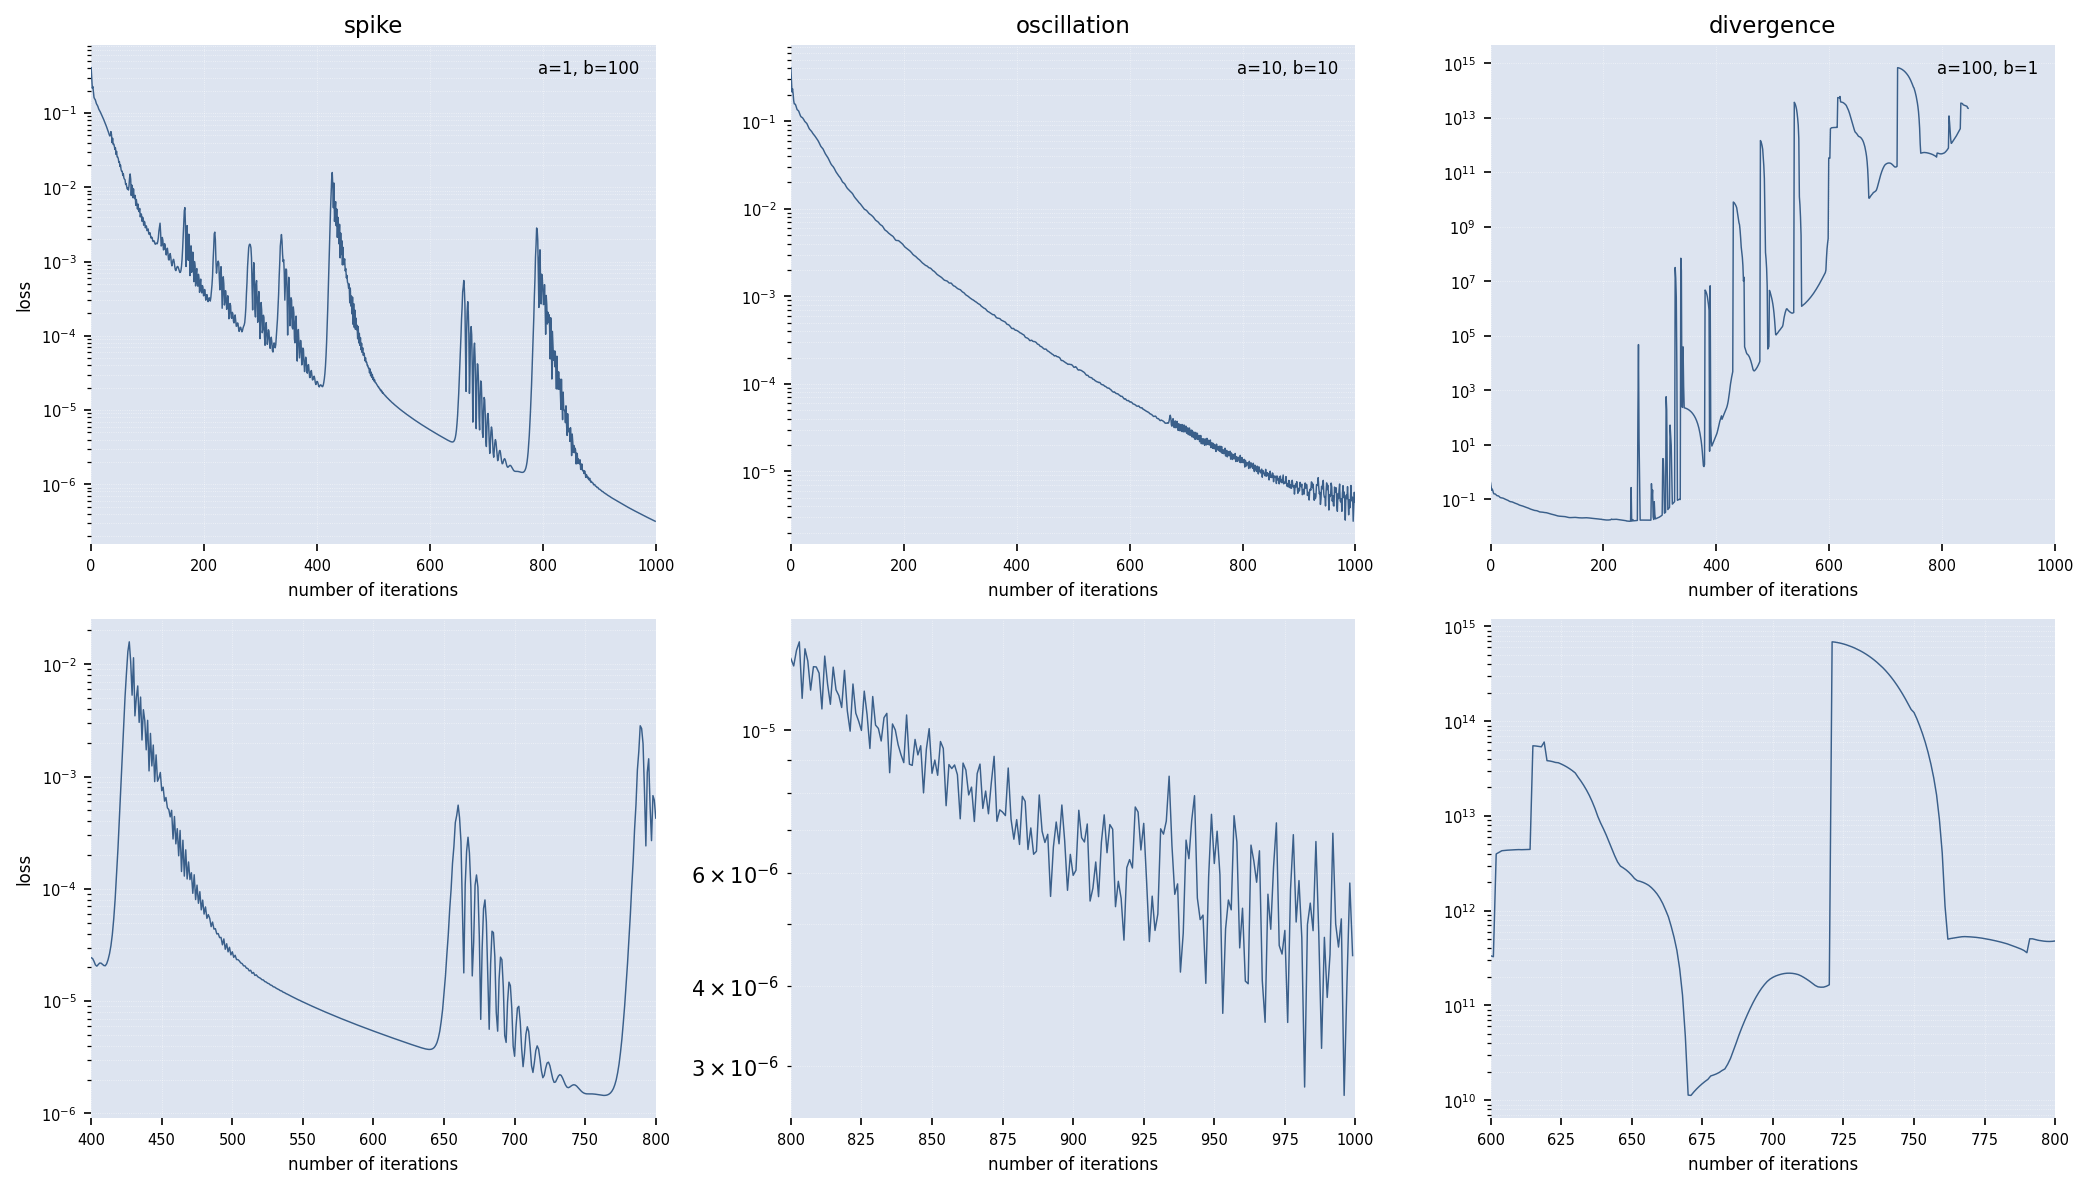

Generate this figure with Python:
"""
Replication of Figure 10 from E, Ma, Wojtowytsch, Wu (2020).

Three typical behavior patterns for Adam trajectories.

Setup (from paper caption)
--------------------------
  Network : fully-connected, hidden layers  256 → 128 → 64, ReLU activations
  Data    : 2 classes of CIFAR-10 (airplane=0, automobile=1),
            1000 samples per class  (2000 total)
  LR      : η = 0.001
  Adam    : parameters reparametrised as  α = 1 − a·η,  β = 1 − b·η
            where  α = PyTorch beta2 (second-moment / v decay)
                   β = PyTorch beta1 (first-moment  / m decay)

Loss function
-------------
  The paper (Ma & Wu 2021, p.3) explicitly states: "The quadratic loss is used
  for all the experiments, including the classification problems."
  MSE with one-hot targets is used, NOT cross-entropy.
  With cross-entropy the network converges smoothly; with MSE the sharper
  curvature of the loss landscape produces the spike / oscillation / divergence
  instabilities even under full-batch Adam.

Batch size
----------
  Full batch (all 2000 samples per step), as stated in the paper.

Regimes
-------
  Spike       a =   1, b = 100  →  betas = (β, α) = (0.900, 0.999)
  Oscillation a =  10, b =  10  →  betas = (0.990, 0.990)
  Divergence  a = 100, b =   1  →  betas = (0.999, 0.900)

Figure layout: 2 rows × 3 columns  (log y-axis throughout)
  Row 1 : full 0 – 1000-iteration loss curve
  Row 2 : zoomed view
            Spike:       iterations 400 – 800
            Oscillation: iterations 800 – 1000
            Divergence:  iterations 800 – 1000
"""

import numpy as np
import matplotlib.pyplot as plt
import torch
import torch.nn as nn
from torchvision import datasets, transforms
import time

# ── device ─────────────────────────────────────────────────────────────────────
if torch.backends.mps.is_available():
    DEVICE = torch.device('mps')
elif torch.cuda.is_available():
    DEVICE = torch.device('cuda')
else:
    DEVICE = torch.device('cpu')
print(f"Device: {DEVICE}")

# ── hyperparameters ────────────────────────────────────────────────────────────
LR          = 0.001
N_ITERS     = 1000        # gradient steps  (paper Fig 10 uses 1000)
N_PER_CLASS = 1000        # CIFAR-10 samples per class  (2 classes → 2000 total)
CLASSES     = [0, 1]      # airplane, automobile
SEED        = 0

# (a, b, key, display-label)
# PyTorch: beta1 = 1 − b·LR  (first moment / m)
#          beta2 = 1 − a·LR  (second moment / v)
REGIMES = [
    (  1, 100, 'spike',       'a=1, b=100'),
    ( 10,  10, 'oscillation', 'a=10, b=10'),
    (100,   1, 'divergence',  'a=100, b=1'),
]

# x-range for the zoomed (row-2) panels
ZOOM = {
    'spike':       (400,  800),
    'oscillation': (800, 1000),
    'divergence':  (600, 800),
}

# ── CIFAR-10 ───────────────────────────────────────────────────────────────────
print("Loading CIFAR-10 …")
_ds = datasets.CIFAR10('./data', train=True, download=True,
                        transform=transforms.ToTensor())

X_list, y_list = [], []
counts = {c: 0 for c in CLASSES}
for img, label in _ds:
    if label in CLASSES and counts[label] < N_PER_CLASS:
        X_list.append(img.numpy().reshape(-1).astype(np.float32))
        y_list.append(CLASSES.index(label))   # remap to 0 / 1
        counts[label] += 1
    if all(v >= N_PER_CLASS for v in counts.values()):
        break

X_np = np.array(X_list)           # (2000, 3072)
y_np = np.array(y_list, np.int64)

# z-score normalise
mu, sd = X_np.mean(), X_np.std()
X_np   = (X_np - mu) / sd

# shuffle once
rng  = np.random.default_rng(SEED)
perm = rng.permutation(len(X_np))
X_np, y_np = X_np[perm], y_np[perm]

# Use float64 on CPU for all computations.
# Reason: the divergence regime (a=100, b=1) drives the loss past 10^30.
# float32 overflows to Inf at ~3.4e38 after only ~200-400 steps, cutting the
# curve short. float64 (max ~1.8e308) lets all 1000 iterations complete.
# MPS does not support float64, so we force CPU regardless of hardware.
COMPUTE_DEVICE = torch.device('cpu')
DTYPE          = torch.float64

X_t = torch.tensor(X_np, dtype=DTYPE, device=COMPUTE_DEVICE)
y_t = torch.tensor(y_np, device=COMPUTE_DEVICE)

n_classes = len(CLASSES)
y_onehot  = torch.zeros(len(y_np), n_classes, dtype=DTYPE, device=COMPUTE_DEVICE)
y_onehot.scatter_(1, y_t.unsqueeze(1), 1.0)

n = X_t.shape[0]
print(f"Data: {X_t.shape}  dtype=float64  cpu  |  class counts: {counts}")

# ── network ────────────────────────────────────────────────────────────────────
class FCNet(nn.Module):
    """FC:  3072 → 256 → 128 → 64 → 2,  ReLU activations."""
    def __init__(self):
        super().__init__()
        self.net = nn.Sequential(
            nn.Linear(3072, 256), nn.ReLU(),
            nn.Linear( 256, 128), nn.ReLU(),
            nn.Linear( 128,  64), nn.ReLU(),
            nn.Linear(  64,   2),
        )
    def forward(self, x):
        return self.net(x)

# Square (MSE) loss — paper: "quadratic loss is used for all experiments"
criterion = nn.MSELoss()

# Shared initialisation — identical for all three regimes (float64)
torch.manual_seed(SEED)
init_state = FCNet().to(dtype=DTYPE).state_dict()

# ── full-batch Adam ─────────────────────────────────────────────────────────────
def run_adam(init_state, X, Y_onehot, lr, beta1, beta2, n_iters, label=''):
    """
    Full-batch Adam with MSE loss for n_iters steps.
    X        : (N, D) input tensor
    Y_onehot : (N, C) one-hot target tensor  ← required for MSE
    Logs loss at every single step.
    Returns np.ndarray of shape (n_iters,).
    """
    model = FCNet().to(dtype=DTYPE, device=COMPUTE_DEVICE)
    model.load_state_dict({k: v.to(dtype=DTYPE, device=COMPUTE_DEVICE)
                           for k, v in init_state.items()})
    optimizer = torch.optim.Adam(model.parameters(), lr=lr,
                                  betas=(beta1, beta2), eps=1e-8)
    losses   = []
    t0       = time.time()
    diverged = False

    for it in range(n_iters):
        optimizer.zero_grad()
        loss = criterion(model(X), Y_onehot)   # MSE vs one-hot targets
        val  = loss.item()
        losses.append(val)

        if not np.isfinite(val):
            if not diverged:
                print(f"  [{label}] NaN/Inf at iter {it}", flush=True)
            diverged = True

        if diverged:
            continue

        loss.backward()

        nan_grad = any(
            p.grad is not None and not torch.isfinite(p.grad).all()
            for p in model.parameters()
        )
        if nan_grad:
            if not diverged:
                print(f"  [{label}] NaN gradient at iter {it}", flush=True)
            diverged = True
            continue

        optimizer.step()

        if it % 200 == 0:
            print(f"  [{label}]  iter {it:4d}  loss = {val:.3e}"
                  f"  ({time.time()-t0:.0f}s)", flush=True)

    print(f"  [{label}]  done — final loss = {losses[-1]:.3e}"
          f"  ({time.time()-t0:.0f}s)")
    return np.array(losses, dtype=np.float64)

# ── run all three regimes ──────────────────────────────────────────────────────
all_losses = {}
t_total = time.time()

for a, b, key, disp in REGIMES:
    beta1 = 1.0 - b * LR   # first-moment decay  (PyTorch beta1)
    beta2 = 1.0 - a * LR   # second-moment decay  (PyTorch beta2)
    print(f"\n{'='*60}")
    print(f"  {disp}   β₁={beta1:.3f}  β₂={beta2:.3f}")
    print(f"{'='*60}")
    all_losses[key] = run_adam(
        init_state, X_t, y_onehot, LR, beta1, beta2,
        N_ITERS, label=disp)

print(f"\nAll regimes done in {time.time()-t_total:.0f}s")

# ── colours ────────────────────────────────────────────────────────────────────
# Match the paper: uniform light blue-gray plot backgrounds, single blue line,
# white figure padding between plots.
PLOT_BG    = '#dde4f0'    # light blue-gray — same for all six subplots
LINE_COLOR = '#3a5f8a'    # medium navy-blue — same for all lines
FIG_BG     = 'white'      # white space between / around the subplots

# ── plotting helper ─────────────────────────────────────────────────────────────
def semilogy_safe(ax, x, y, xlim=None, stride=1, **kw):
    """Log-y plot; skips non-positive / non-finite values and optional x crop.
    stride > 1 subsamples the data (used for the full-view row to match the
    paper's smoother overview appearance)."""
    mask = np.isfinite(y) & (y > 0)
    if xlim is not None:
        mask &= (x >= xlim[0]) & (x <= xlim[1])
    idx = np.where(mask)[0][::stride]
    if len(idx):
        ax.semilogy(x[idx], y[idx], **kw)

iters = np.arange(N_ITERS, dtype=np.float64)

fig, axes = plt.subplots(2, 3, figsize=(14, 8))
fig.patch.set_facecolor(FIG_BG)

for col, (a, b, key, disp) in enumerate(REGIMES):
    losses = all_losses[key]
    z0, z1 = ZOOM[key]

    for row, (xlim, stride) in enumerate([
            ((0, N_ITERS), 1),   # full view  — every 10th point (smoother overview)
            ((z0, z1),      1),   # zoomed view — every point     (full resolution)
    ]):
        ax = axes[row, col]
        ax.set_facecolor(PLOT_BG)

        semilogy_safe(ax, iters, losses, xlim=xlim, stride=stride,
                      color=LINE_COLOR, linewidth=0.7)

        ax.set_xlim(*xlim)
        ax.set_xlabel('number of iterations', fontsize=8)
        ax.tick_params(labelsize=7)
        ax.grid(True, which='both', linestyle=':', linewidth=0.4,
                alpha=0.6, color='white')

        for sp in ax.spines.values():
            sp.set_linewidth(0)   # no visible border — matches paper style

        if row == 0:
            ax.set_title(key, fontsize=11)
            ax.text(0.97, 0.97, disp,
                    transform=ax.transAxes, ha='right', va='top', fontsize=8,
                    bbox=dict(boxstyle='round,pad=0.25', fc=PLOT_BG,
                              alpha=0.0, ec='none'))
        if col == 0:
            ax.set_ylabel('loss', fontsize=8)

#fig.suptitle(
#    'Figure 10: Three typical Adam behavior patterns\n'
#    r'FC(256, 128, 64) · CIFAR-10 two-class · $\eta=0.001$ · batch=64',
#    fontsize=10, fontweight='bold')

plt.tight_layout()
plt.savefig('figure10.pdf', bbox_inches='tight', facecolor=FIG_BG)
plt.savefig('figure10.png', dpi=150, bbox_inches='tight', facecolor=FIG_BG)
print("Saved figure10.pdf / figure10.png")
plt.close()
